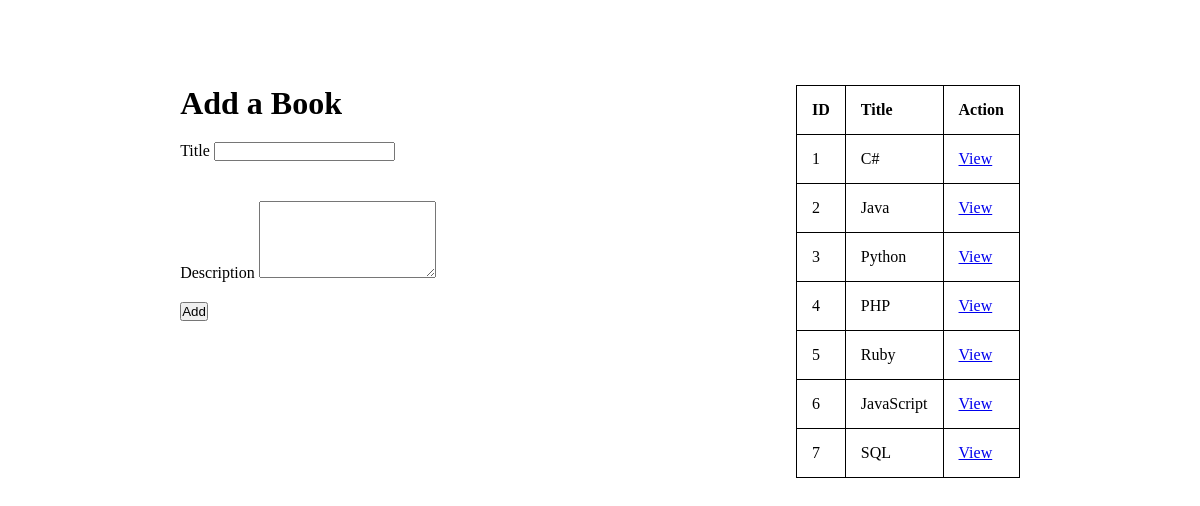
The page / on the database its author committed.
### book_authors_app/models.py (models this page shows)
class Book(models.Model):
    title = models.CharField(max_length=255)
    desc = models.TextField()
    created_at = models.DateTimeField(auto_now_add=True)
    updated_at = models.DateTimeField(auto_now=True)

### book_authors_app/views.py (the view)
# urls.py: path('', views.index),
def index(request):
    context = {
        'all_books': Book.objects.all(),
        'all_authors': Author.objects.all()
    }
    return render(request, 'books_authors.html', context)

### book_authors_app/templates/books_authors.html (shortened to what this page needs)
<!DOCTYPE html>
<html lang="en">
<head>
    {% load static %}
    <link rel="stylesheet" href="{% static 'books_authors.css' %}">
</head>
<body>
    <form id='book_form' action="/add-book" method="POST">
        <h1>Add a Book</h1>
        <p>Title <input type="text" name="book_title"></p>
        <p>Description <textarea name='book_desc' id="" cols="20" rows="5"></textarea></p>
        <button type="submit">Add</button>
    </form>
    <table>
        <tr>
            <th>ID</th>
            <th>Title</th>
            <th>Action</th>
        </tr>
        {% for book in all_books %}
        <tr>
            <td>{{book.id}}</td>
            <td>{{book.title}}</td>
            <td><a href="/book/{{book.id}}">View</a></td>
        {% endfor %}
        </tr>
    </table>
</body>
</html>

### book_authors_app/static/books_authors.css (style rules this page uses)
* { margin: 0px auto; padding: 0px; }
body { display: flex; margin-top: 85px; }
table, td, th { border: 1px solid black; border-collapse: collapse; }
th, td { padding: 15px; text-align: left; }
#book_form p { padding-top: 20px; padding-bottom: 20px; }

### rows shown on the page
Book: id "1", title "C#"
Book: id "2", title "Java"
Book: id "3", title "Python"
Book: id "4", title "PHP"
Book: id "5", title "Ruby"
Book: id "6", title "JavaScript"
Book: id "7", title "SQL"
